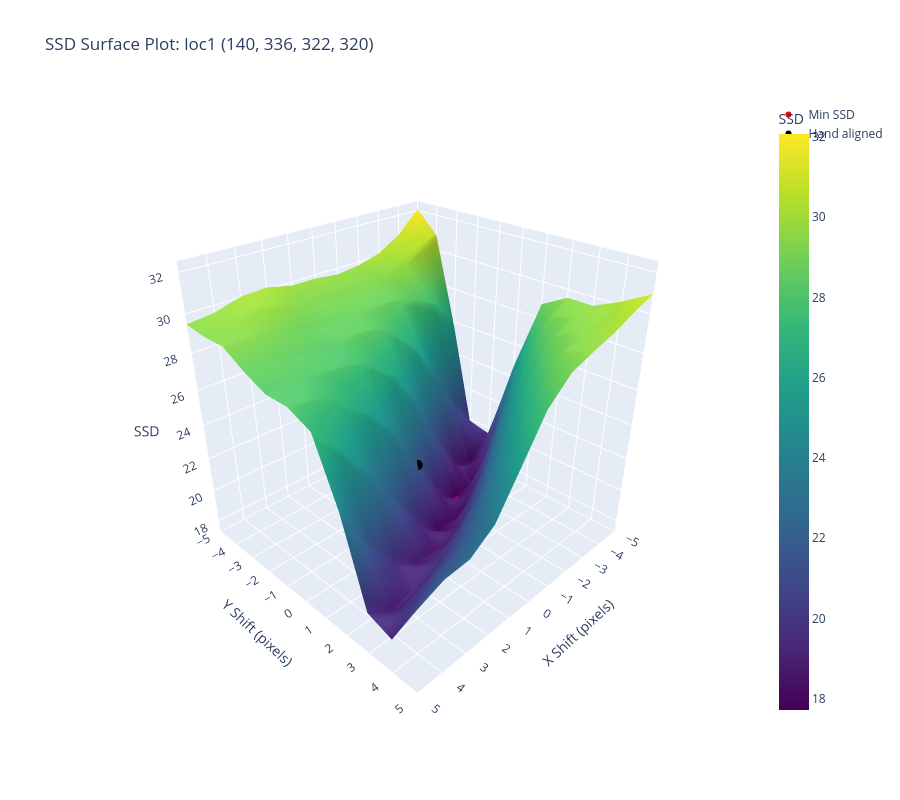
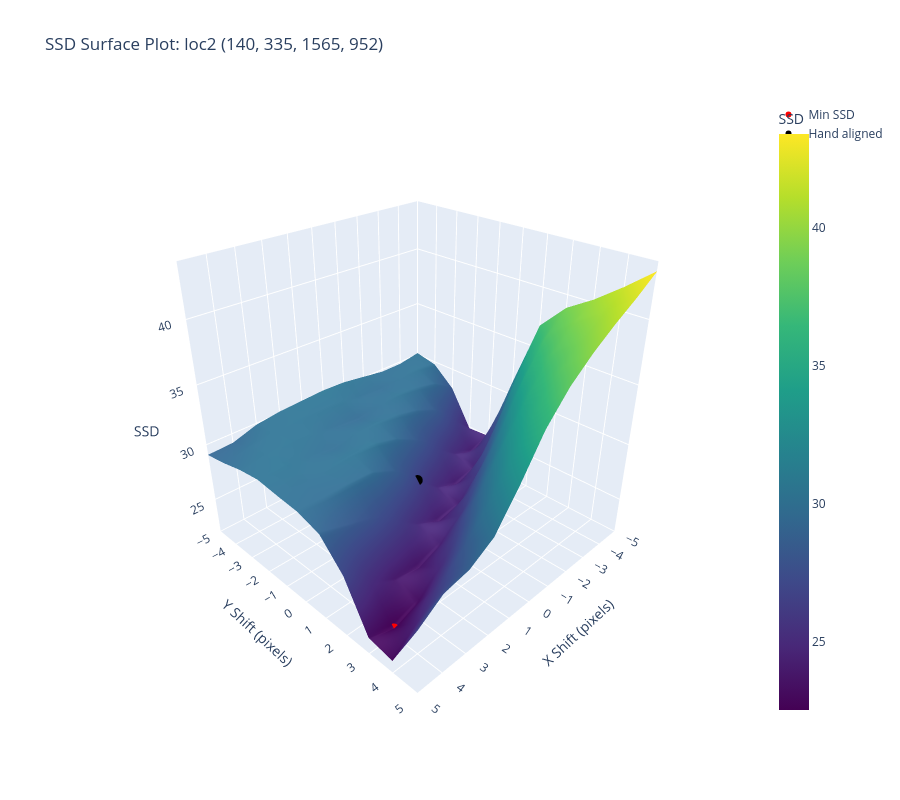

Notebook source saved alongside these figures, in order:
### Code cell
import plotly.graph_objects as go

# SSD surface plots (plotly) for each location
x = np.linspace(-n_ssd, n_ssd, 2*n_ssd + 1)
Y, X = np.meshgrid(x, x) # ssds indexed [shiftx + n, shifty + n]

for key, ssds in ssds_locs.items():
    # Min SSD
    idrow, idcol = np.unravel_index(np.argmin(ssds), ssds.shape)
    print(f"BEST SHIFT for {key}:", idrow - n_ssd, idcol - n_ssd)

    fig = go.Figure()

    # SSD surface
    fig.add_surface(x=X, y=Y, z=ssds, colorscale='Viridis',
                    colorbar=dict(title='SSD'), name='SSD Surface')

    # Min SSD point
    fig.add_trace(go.Scatter3d(x=[idrow - n_ssd], y=[idcol - n_ssd], z=[ssds[idrow, idcol]],
                               mode='markers', marker=dict(size=6, color='red'), name='Min SSD'))

    # Aligned location (zero shift)
    fig.add_trace(go.Scatter3d(x=[0], y=[0], z=[ssds[n_ssd, n_ssd]],
                               mode='markers', marker=dict(size=6, color='black'), name='Hand aligned'))

    fig.update_layout(
        title=f'SSD Surface Plot: {key} {locs[key]}',
        scene=dict(
            xaxis=dict(title='X Shift (pixels)', range=[-n_ssd, n_ssd], dtick=1),
            yaxis=dict(title='Y Shift (pixels)', range=[-n_ssd, n_ssd], dtick=1),
            zaxis=dict(title='SSD'),
            camera=dict(eye=dict(x=1.5, y=1.5, z=1.2)),
            aspectmode='cube'
        ),
        width=900, height=800
    )
    fig.show()

### Figure 1 — Plotly figure (JSON) as saved in the notebook; plotly's stock layout.template omitted (floating-point values rounded to 4 significant figures)
{"data": [{"colorbar": {"title": {"text": "SSD"}}, "colorscale": [[0, "#440154"], [0.1111, "#482878"], [0.2222, "#3e4989"], [0.3333, "#31688e"], [0.4444, "#26828e"], [0.5556, "#1f9e89"], [0.6667, "#35b779"], [0.7778, "#6ece58"], [0.8889, "#b5de2b"], [1, "#fde725"]], "name": "SSD Surface", "type": "surface", "x": [[-5.0, -5.0, -5.0, -5.0, -5.0, -5.0, -5.0, -5.0, -5.0, -5.0, -5.0], [-4.0, -4.0, -4.0, -4.0, -4.0, -4.0, -4.0, -4.0, -4.0, -4.0, -4.0], [-3.0, -3.0, -3.0, -3.0, -3.0, -3.0, -3.0, -3.0, -3.0, -3.0, -3.0], [-2.0, -2.0, -2.0, -2.0, -2.0, -2.0, -2.0, -2.0, -2.0, -2.0, -2.0], [-1.0, -1.0, -1.0, -1.0, -1.0, -1.0, -1.0, -1.0, -1.0, -1.0, -1.0], [0.0, 0.0, 0.0, 0.0, 0.0, 0.0, 0.0, 0.0, 0.0, 0.0, 0.0], [1.0, 1.0, 1.0, 1.0, 1.0, 1.0, 1.0, 1.0, 1.0, 1.0, 1.0], [2.0, 2.0, 2.0, 2.0, 2.0, 2.0, 2.0, 2.0, 2.0, 2.0, 2.0], [3.0, 3.0, 3.0, 3.0, 3.0, 3.0, 3.0, 3.0, 3.0, 3.0, 3.0], [4.0, 4.0, 4.0, 4.0, 4.0, 4.0, 4.0, 4.0, 4.0, 4.0, 4.0], [5.0, 5.0, 5.0, 5.0, 5.0, 5.0, 5.0, 5.0, 5.0, 5.0, 5.0]], "y": [[-5.0, -4.0, -3.0, -2.0, -1.0, 0.0, 1.0, 2.0, 3.0, 4.0, 5.0], [-5.0, -4.0, -3.0, -2.0, -1.0, 0.0, 1.0, 2.0, 3.0, 4.0, 5.0], [-5.0, -4.0, -3.0, -2.0, -1.0, 0.0, 1.0, 2.0, 3.0, 4.0, 5.0], [-5.0, -4.0, -3.0, -2.0, -1.0, 0.0, 1.0, 2.0, 3.0, 4.0, 5.0], [-5.0, -4.0, -3.0, -2.0, -1.0, 0.0, 1.0, 2.0, 3.0, 4.0, 5.0], [-5.0, -4.0, -3.0, -2.0, -1.0, 0.0, 1.0, 2.0, 3.0, 4.0, 5.0], [-5.0, -4.0, -3.0, -2.0, -1.0, 0.0, 1.0, 2.0, 3.0, 4.0, 5.0], [-5.0, -4.0, -3.0, -2.0, -1.0, 0.0, 1.0, 2.0, 3.0, 4.0, 5.0], [-5.0, -4.0, -3.0, -2.0, -1.0, 0.0, 1.0, 2.0, 3.0, 4.0, 5.0], [-5.0, -4.0, -3.0, -2.0, -1.0, 0.0, 1.0, 2.0, 3.0, 4.0, 5.0], [-5.0, -4.0, -3.0, -2.0, -1.0, 0.0, 1.0, 2.0, 3.0, 4.0, 5.0]], "z": [[32.07, 30.86, 25.79, 19.87, 19.6, 24.66, 28.79, 29.56, 29.55, 30.2, 30.99], [30.88, 30.34, 27.31, 21.58, 17.89, 20.55, 26.0, 28.91, 29.44, 29.7, 30.53], [30.16, 29.66, 28.19, 23.81, 18.73, 18.17, 22.58, 26.93, 28.96, 29.45, 29.99], [29.81, 29.13, 28.54, 26.09, 21.19, 17.72, 19.59, 24.12, 27.41, 29.1, 29.59], [29.66, 29.08, 28.68, 27.62, 23.88, 19.1, 18.02, 21.34, 24.97, 27.77, 29.13], [29.81, 29.12, 28.69, 28.29, 26.15, 21.62, 18.02, 19.32, 22.58, 25.54, 27.96], [29.81, 29.11, 28.58, 28.41, 27.43, 24.01, 19.52, 18.54, 20.95, 23.33, 25.8], [30.11, 29.6, 28.7, 28.15, 27.83, 25.87, 21.75, 18.69, 19.87, 21.97, 23.67], [30.03, 29.86, 29.06, 28.39, 28.02, 27.08, 23.8, 19.65, 19.14, 21.33, 22.72], [29.63, 29.74, 29.39, 28.64, 28.16, 27.86, 25.98, 21.55, 18.71, 20.47, 22.61], [29.48, 29.32, 29.34, 28.63, 28.09, 28.09, 27.53, 24.29, 19.73, 19.28, 22.06]]}, {"marker": {"color": "red", "size": 6}, "mode": "markers", "name": "Min SSD", "type": "scatter3d", "x": [-2], "y": [0], "z": [17.72]}, {"marker": {"color": "black", "size": 6}, "mode": "markers", "name": "Hand aligned", "type": "scatter3d", "x": [0], "y": [0], "z": [21.62]}], "layout": {"height": 800, "scene": {"aspectmode": "cube", "camera": {"eye": {"x": 1.5, "y": 1.5, "z": 1.2}}, "xaxis": {"dtick": 1, "range": [-5, 5], "title": {"text": "X Shift (pixels)"}}, "yaxis": {"dtick": 1, "range": [-5, 5], "title": {"text": "Y Shift (pixels)"}}, "zaxis": {"title": {"text": "SSD"}}}, "title": {"text": "SSD Surface Plot: loc1 (140, 336, 322, 320)"}, "width": 900}}

### Figure 2 — Plotly figure (JSON) as saved in the notebook; plotly's stock layout.template omitted (floating-point values rounded to 4 significant figures)
{"data": [{"colorbar": {"title": {"text": "SSD"}}, "colorscale": [[0, "#440154"], [0.1111, "#482878"], [0.2222, "#3e4989"], [0.3333, "#31688e"], [0.4444, "#26828e"], [0.5556, "#1f9e89"], [0.6667, "#35b779"], [0.7778, "#6ece58"], [0.8889, "#b5de2b"], [1, "#fde725"]], "name": "SSD Surface", "type": "surface", "x": [[-5.0, -5.0, -5.0, -5.0, -5.0, -5.0, -5.0, -5.0, -5.0, -5.0, -5.0], [-4.0, -4.0, -4.0, -4.0, -4.0, -4.0, -4.0, -4.0, -4.0, -4.0, -4.0], [-3.0, -3.0, -3.0, -3.0, -3.0, -3.0, -3.0, -3.0, -3.0, -3.0, -3.0], [-2.0, -2.0, -2.0, -2.0, -2.0, -2.0, -2.0, -2.0, -2.0, -2.0, -2.0], [-1.0, -1.0, -1.0, -1.0, -1.0, -1.0, -1.0, -1.0, -1.0, -1.0, -1.0], [0.0, 0.0, 0.0, 0.0, 0.0, 0.0, 0.0, 0.0, 0.0, 0.0, 0.0], [1.0, 1.0, 1.0, 1.0, 1.0, 1.0, 1.0, 1.0, 1.0, 1.0, 1.0], [2.0, 2.0, 2.0, 2.0, 2.0, 2.0, 2.0, 2.0, 2.0, 2.0, 2.0], [3.0, 3.0, 3.0, 3.0, 3.0, 3.0, 3.0, 3.0, 3.0, 3.0, 3.0], [4.0, 4.0, 4.0, 4.0, 4.0, 4.0, 4.0, 4.0, 4.0, 4.0, 4.0], [5.0, 5.0, 5.0, 5.0, 5.0, 5.0, 5.0, 5.0, 5.0, 5.0, 5.0]], "y": [[-5.0, -4.0, -3.0, -2.0, -1.0, 0.0, 1.0, 2.0, 3.0, 4.0, 5.0], [-5.0, -4.0, -3.0, -2.0, -1.0, 0.0, 1.0, 2.0, 3.0, 4.0, 5.0], [-5.0, -4.0, -3.0, -2.0, -1.0, 0.0, 1.0, 2.0, 3.0, 4.0, 5.0], [-5.0, -4.0, -3.0, -2.0, -1.0, 0.0, 1.0, 2.0, 3.0, 4.0, 5.0], [-5.0, -4.0, -3.0, -2.0, -1.0, 0.0, 1.0, 2.0, 3.0, 4.0, 5.0], [-5.0, -4.0, -3.0, -2.0, -1.0, 0.0, 1.0, 2.0, 3.0, 4.0, 5.0], [-5.0, -4.0, -3.0, -2.0, -1.0, 0.0, 1.0, 2.0, 3.0, 4.0, 5.0], [-5.0, -4.0, -3.0, -2.0, -1.0, 0.0, 1.0, 2.0, 3.0, 4.0, 5.0], [-5.0, -4.0, -3.0, -2.0, -1.0, 0.0, 1.0, 2.0, 3.0, 4.0, 5.0], [-5.0, -4.0, -3.0, -2.0, -1.0, 0.0, 1.0, 2.0, 3.0, 4.0, 5.0], [-5.0, -4.0, -3.0, -2.0, -1.0, 0.0, 1.0, 2.0, 3.0, 4.0, 5.0]], "z": [[30.14, 29.73, 28.11, 24.85, 25.01, 31.2, 36.9, 38.98, 40.23, 41.75, 43.42], [29.81, 30.04, 29.32, 26.71, 24.27, 27.18, 33.74, 37.39, 39.19, 40.5, 42.14], [29.79, 29.9, 29.77, 28.43, 25.18, 24.67, 29.74, 34.96, 37.61, 39.24, 41.01], [30.07, 29.62, 30.05, 29.29, 26.77, 24.19, 26.37, 31.71, 35.47, 37.83, 39.73], [30.34, 29.78, 29.8, 29.79, 28.35, 25.07, 24.42, 28.46, 32.88, 35.83, 38.19], [30.4, 30.12, 29.45, 30.05, 29.46, 26.83, 24.09, 25.88, 30.09, 33.33, 36.04], [30.29, 30.16, 29.66, 29.97, 30.06, 28.6, 25.14, 24.29, 27.41, 30.75, 32.96], [30.16, 30.22, 30.01, 29.66, 30.17, 29.57, 26.66, 23.6, 25.13, 28.48, 30.23], [29.88, 30.14, 30.23, 29.9, 30.01, 29.68, 27.79, 24.03, 23.25, 26.59, 29.0], [29.21, 29.84, 30.18, 30.29, 29.86, 29.63, 28.47, 25.27, 22.52, 24.69, 28.6], [29.11, 29.42, 29.87, 30.13, 29.93, 29.77, 29.18, 27.09, 23.31, 22.95, 27.17]]}, {"marker": {"color": "red", "size": 6}, "mode": "markers", "name": "Min SSD", "type": "scatter3d", "x": [4], "y": [3], "z": [22.52]}, {"marker": {"color": "black", "size": 6}, "mode": "markers", "name": "Hand aligned", "type": "scatter3d", "x": [0], "y": [0], "z": [26.83]}], "layout": {"height": 800, "scene": {"aspectmode": "cube", "camera": {"eye": {"x": 1.5, "y": 1.5, "z": 1.2}}, "xaxis": {"dtick": 1, "range": [-5, 5], "title": {"text": "X Shift (pixels)"}}, "yaxis": {"dtick": 1, "range": [-5, 5], "title": {"text": "Y Shift (pixels)"}}, "zaxis": {"title": {"text": "SSD"}}}, "title": {"text": "SSD Surface Plot: loc2 (140, 335, 1565, 952)"}, "width": 900}}
